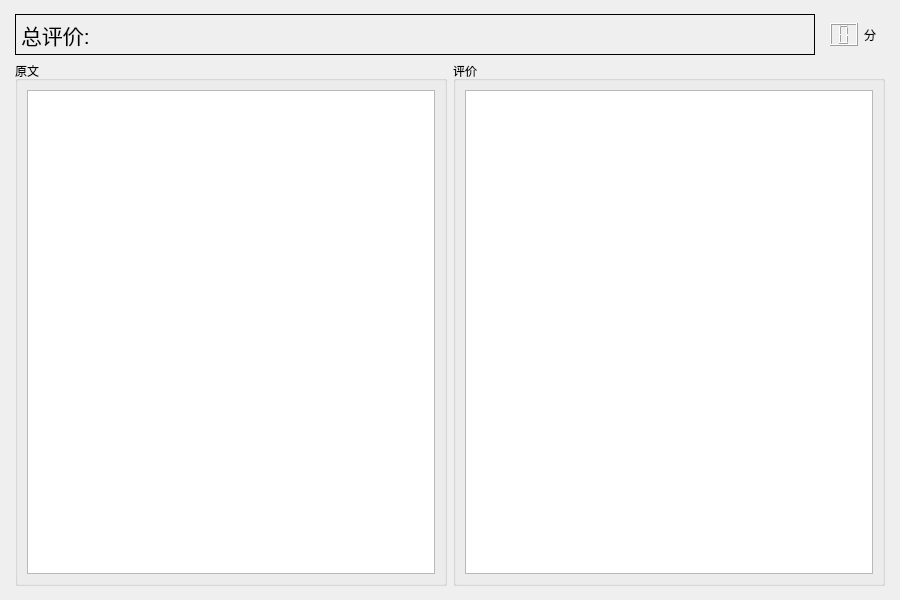
<?xml version="1.0" encoding="UTF-8"?>
<ui version="4.0">
 <class>Form</class>
 <widget class="QWidget" name="Form">
  <property name="geometry">
   <rect>
    <x>0</x>
    <y>0</y>
    <width>900</width>
    <height>600</height>
   </rect>
  </property>
  <property name="minimumSize">
   <size>
    <width>900</width>
    <height>600</height>
   </size>
  </property>
  <property name="maximumSize">
   <size>
    <width>900</width>
    <height>600</height>
   </size>
  </property>
  <property name="windowTitle">
   <string>Form</string>
  </property>
  <layout class="QGridLayout" name="gridLayout_2" rowstretch="1,20,200,1" columnstretch="1,200,1">
   <item row="0" column="1">
    <spacer name="verticalSpacer">
     <property name="orientation">
      <enum>Qt::Orientation::Vertical</enum>
     </property>
     <property name="sizeHint" stdset="0">
      <size>
       <width>20</width>
       <height>0</height>
      </size>
     </property>
    </spacer>
   </item>
   <item row="1" column="0">
    <spacer name="horizontalSpacer">
     <property name="orientation">
      <enum>Qt::Orientation::Horizontal</enum>
     </property>
     <property name="sizeHint" stdset="0">
      <size>
       <width>1</width>
       <height>20</height>
      </size>
     </property>
    </spacer>
   </item>
   <item row="1" column="1" rowspan="2">
    <layout class="QVBoxLayout" name="verticalLayout_3">
     <item>
      <layout class="QHBoxLayout" name="horizontalLayout_2" stretch="1,0">
       <item>
        <widget class="QLabel" name="zongpingjiaLabel">
         <property name="font">
          <font>
           <pointsize>16</pointsize>
          </font>
         </property>
         <property name="frameShape">
          <enum>QFrame::Shape::Box</enum>
         </property>
         <property name="text">
          <string>总评价:</string>
         </property>
         <property name="textFormat">
          <enum>Qt::TextFormat::PlainText</enum>
         </property>
         <property name="wordWrap">
          <bool>true</bool>
         </property>
        </widget>
       </item>
       <item>
        <widget class="QWidget" name="widget" native="true">
         <layout class="QHBoxLayout" name="horizontalLayout" stretch="1,0">
          <item>
           <widget class="QLCDNumber" name="lcdNumber">
            <property name="digitCount">
             <number>1</number>
            </property>
            <property name="intValue" stdset="0">
             <number>0</number>
            </property>
           </widget>
          </item>
          <item>
           <widget class="QLabel" name="label_2">
            <property name="text">
             <string>分</string>
            </property>
           </widget>
          </item>
         </layout>
        </widget>
       </item>
      </layout>
     </item>
     <item>
      <layout class="QHBoxLayout" name="horizontalLayout_3" stretch="0,0">
       <item>
        <widget class="QGroupBox" name="groupBox">
         <property name="title">
          <string>原文</string>
         </property>
         <layout class="QVBoxLayout" name="verticalLayout">
          <item>
           <widget class="QTextBrowser" name="textBrowser"/>
          </item>
         </layout>
        </widget>
       </item>
       <item>
        <widget class="QGroupBox" name="groupBox_2">
         <property name="title">
          <string>评价</string>
         </property>
         <layout class="QVBoxLayout" name="verticalLayout_2">
          <item>
           <widget class="QListWidget" name="listWidget"/>
          </item>
         </layout>
        </widget>
       </item>
      </layout>
     </item>
    </layout>
   </item>
   <item row="2" column="2">
    <spacer name="horizontalSpacer_2">
     <property name="orientation">
      <enum>Qt::Orientation::Horizontal</enum>
     </property>
     <property name="sizeHint" stdset="0">
      <size>
       <width>1</width>
       <height>20</height>
      </size>
     </property>
    </spacer>
   </item>
   <item row="3" column="1">
    <spacer name="verticalSpacer_2">
     <property name="orientation">
      <enum>Qt::Orientation::Vertical</enum>
     </property>
     <property name="sizeHint" stdset="0">
      <size>
       <width>20</width>
       <height>0</height>
      </size>
     </property>
    </spacer>
   </item>
  </layout>
 </widget>
 <resources/>
 <connections/>
</ui>
